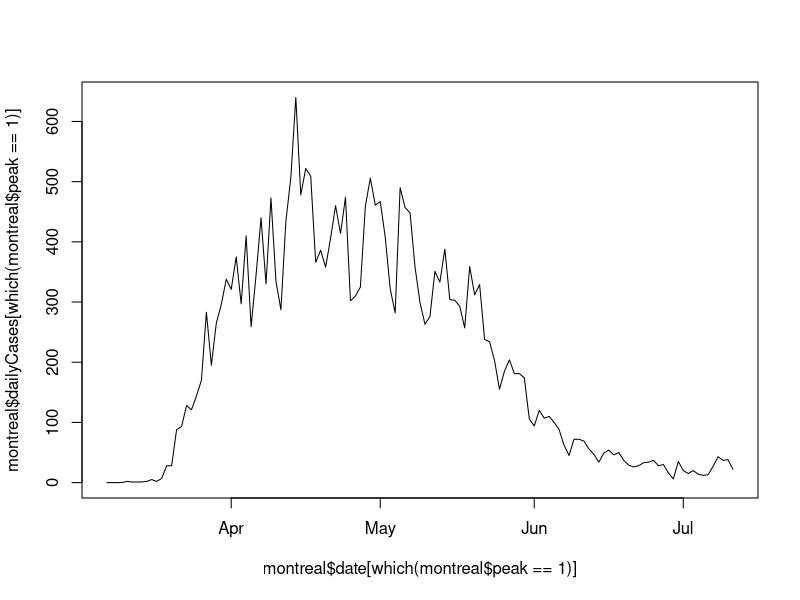
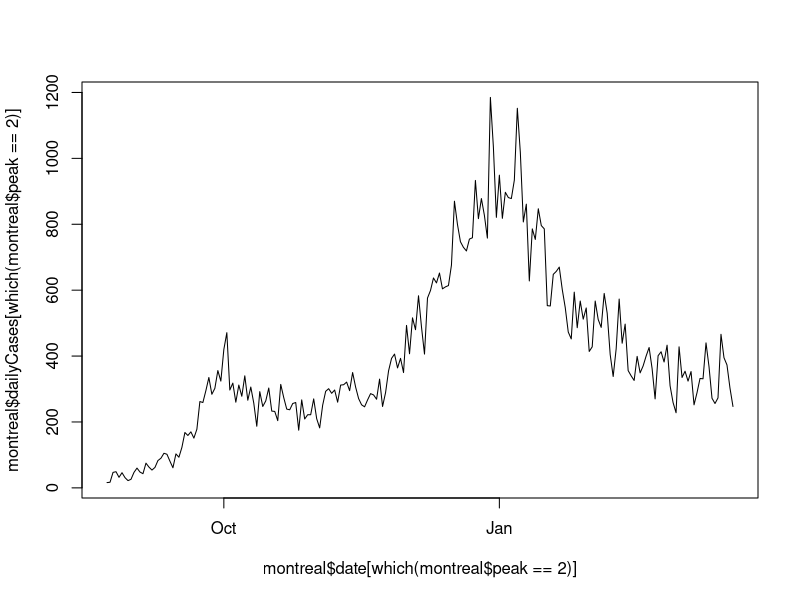
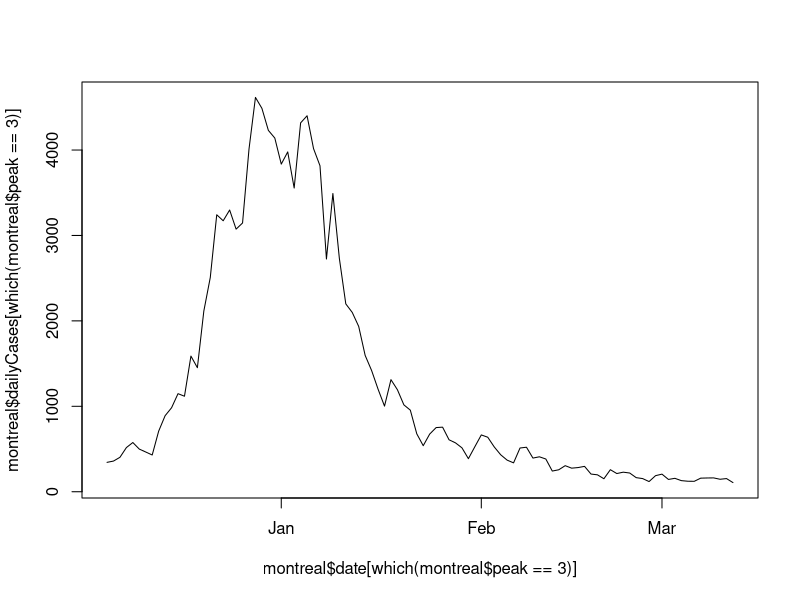

The R source for these figures, in order:
################################################################################
# montreal data formatting
# data downloaded from :
# https://www.inspq.qc.ca/covid-19/donnees on Aug 21, 2022
# waves defined on their website:
# wave 1: Feb 23 - 11 July 2020
# wave 2: Aug 23, 2020 - March 20, 2021 (delta)
# wave 3: Dec 5, 2021 - March 12, 2022 (omicron)
################################################################################


library(lubridate)

### Read in downloaded data
cases <- read.csv("graph_1-1.csv")[,c(1,3)]
hosps <- read.csv("graph_2-2.csv")
deaths <- read.csv("graph_3-1.csv")

colnames(cases) <- c('date', 'dailyCases')
colnames(hosps) <- c('date', 'dailyHosp')
colnames(deaths) <- c('date', 'dailyDeaths')

# format dates
cases$date <- as.Date(cases$date)
hosps$date <- as.Date(hosps$date)
deaths$date <- as.Date(deaths$date)

# start data at end of Feb instead of january
cases  <- cases[cases$date >= as.Date('2020-02-23'),]
hosps  <- hosps[hosps$date >= as.Date('2020-02-23'),]

# deaths start march 14, fill in data
deathAdd <- data.frame(date = as.Date(as.Date('2020-02-23'):as.Date('2020-03-13')),
                       dailyDeaths = 0)
deaths  <- rbind.data.frame(deathAdd, deaths)

# don't need data after omicron wave
cases  <- cases[cases$date <= as.Date('2022-03-12'),]
hosps  <- hosps[hosps$date <= as.Date('2022-03-12'),]
deaths  <- deaths[deaths$date <= as.Date('2022-03-12'),]

# merge together
montreal <- merge(cases, hosps, by = 'date')
montreal <- merge(montreal, deaths, by = 'date', all.x = T)


# population
montreal$Population <- 1762949

# peak identifier
montreal$peak <- NA

# peak 1 - Feb 23 - 11 July 2020 (but first case observed march 6)
startDate <- as.Date('2020-03-07')
endDate <- as.Date('2020-07-12')
montreal$peak[montreal$date >= startDate & montreal$date < endDate]<- 1

plot(montreal$date[which(montreal$peak == 1)], 
     montreal$dailyCases[which(montreal$peak == 1)], pch = 16, type = 'l')

# peak 2 - Aug 23, 2020 - March 20, 2021
startDate <- as.Date('2020-08-23')
endDate <- as.Date('2021-03-21')
montreal$peak[montreal$date >= startDate & montreal$date < endDate]<- 2

plot(montreal$date[which(montreal$peak == 2)], 
     montreal$dailyCases[which(montreal$peak == 2)], pch = 16, type = 'l')

# peak 3 - Dec 5, 2021 - March 12, 2022
startDate <- as.Date('2021-12-05')
endDate <- as.Date('2022-03-13')
montreal$peak[montreal$date >= startDate & montreal$date < endDate]<- 3

plot(montreal$date[which(montreal$peak == 3)], 
     montreal$dailyCases[which(montreal$peak == 3)], pch = 16, type = 'l')



movingAverage <- function(x, bw) {
    n <- length(x)
    bw <- floor(bw)
    out <- rep(0, n)
    for (i in 1:n) {
        if (i < bw) {
            t1 = 1
            t2 = i
        } else {
            t1 = i - bw + 1
            t2 = i
        }
        out[i] <- mean(x[t1:t2])
    }
    return(out)
}

# smooth due to weekend effects
# keep raw data for first portion of time
# don't smooth deaths as those are not reported dates,they are from death files
# cases are test results date

montreal$dailyCases <- c(montreal$dailyCases[1:18], 
                         round(movingAverage(montreal$dailyCases, 7))[-c(1:18)])
montreal$dailyHosp <- c(montreal$dailyHosp[1:24], 
                        round(movingAverage(montreal$dailyHosp, 7))[-c(1:24)])



write.csv(montreal, 'montrealClean.csv', quote = F, row.names = F)


